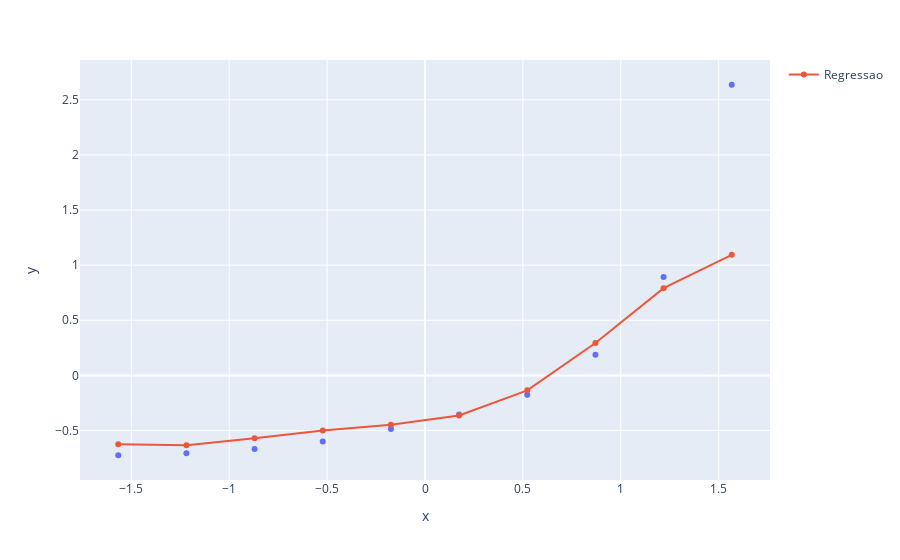

The notebook cell saved with this chart:
### Code cell
grafico=px.scatter(x=X_plano_saude2_scaled.ravel(), y=y_plano_saude2_scaled.ravel())
grafico.add_scatter(x=X_plano_saude2_scaled.ravel(), y=regressor_svr_saude_rbf.predict(X_plano_saude2_scaled), name = 'Regressao')
grafico.show()

### Figure 1 — Plotly figure (JSON) as saved in the notebook; plotly's stock layout.template omitted (floating-point values rounded to 4 significant figures)
{"data": [{"hovertemplate": "x=%{x}<br>y=%{y}<extra></extra>", "legendgroup": "", "marker": {"color": "#636efa", "symbol": "circle"}, "mode": "markers", "name": "", "orientation": "v", "showlegend": false, "type": "scatter", "x": [-1.567, -1.219, -0.8704, -0.5222, -0.1741, 0.1741, 0.5222, 0.8704, 1.219, 1.567], "xaxis": "x", "y": [-0.724, -0.7066, -0.6682, -0.5984, -0.4867, -0.3542, -0.1762, 0.1867, 0.8915, 2.636], "yaxis": "y"}, {"name": "Regressao", "type": "scatter", "x": [-1.567, -1.219, -0.8704, -0.5222, -0.1741, 0.1741, 0.5222, 0.8704, 1.219, 1.567], "y": [-0.6235, -0.6329, -0.5707, -0.4987, -0.4464, -0.3633, -0.1355, 0.2935, 0.7912, 1.094]}], "layout": {"legend": {"tracegroupgap": 0}, "margin": {"t": 60}, "xaxis": {"anchor": "y", "domain": [0, 1], "title": {"text": "x"}}, "yaxis": {"anchor": "x", "domain": [0, 1], "title": {"text": "y"}}}}
